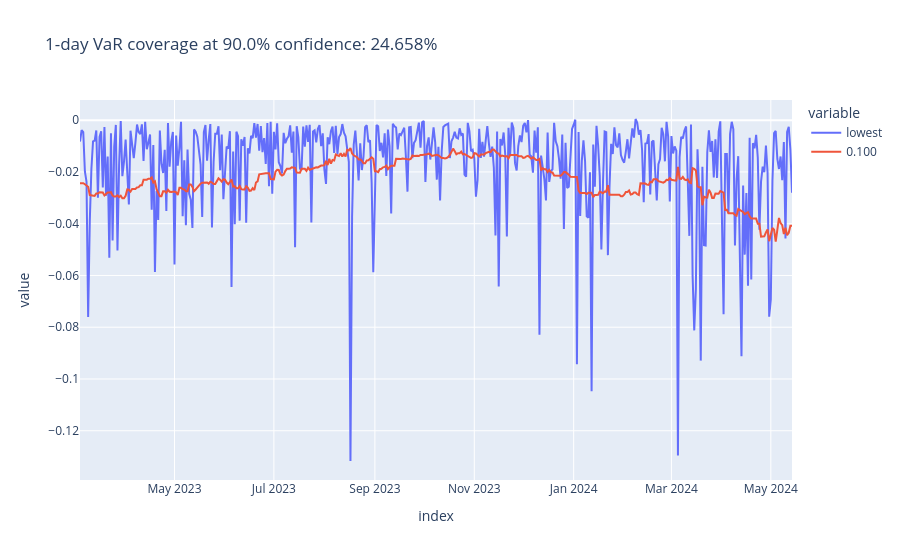

Notebook source saved alongside this figure:
### Markdown cell above
### VaR Results with partial past data

Lookback window of 30 days

### Code cell
plot_coverage(df_var_partial, "0.100")

### Figure 1 — Plotly figure (JSON) as saved in the notebook; plotly's stock layout.template omitted (floating-point values rounded to 4 significant figures; data arrays with more than 128 entries replaced by an {"elided": "..."} marker saying what was removed)
{"data": [{"hovertemplate": "variable=lowest<br>index=%{x}<br>value=%{y}<extra></extra>", "legendgroup": "lowest", "line": {"color": "#636efa", "dash": "solid"}, "marker": {"symbol": "circle"}, "mode": "lines", "name": "lowest", "orientation": "v", "showlegend": true, "type": "scatter", "x": {"elided": "438 str values"}, "xaxis": "x", "y": {"elided": "438 float values"}, "yaxis": "y"}, {"hovertemplate": "variable=0.100<br>index=%{x}<br>value=%{y}<extra></extra>", "legendgroup": "0.100", "line": {"color": "#EF553B", "dash": "solid"}, "marker": {"symbol": "circle"}, "mode": "lines", "name": "0.100", "orientation": "v", "showlegend": true, "type": "scatter", "x": {"elided": "438 str values"}, "xaxis": "x", "y": {"elided": "438 float values"}, "yaxis": "y"}], "layout": {"legend": {"title": {"text": "variable"}, "tracegroupgap": 0}, "title": {"text": "1-day VaR coverage at 90.0% confidence: 24.658%"}, "xaxis": {"anchor": "y", "domain": [0, 1], "title": {"text": "index"}}, "yaxis": {"anchor": "x", "domain": [0, 1], "title": {"text": "value"}}}}
